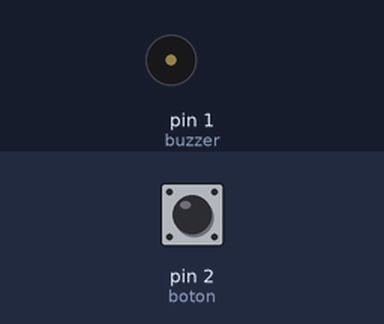
Recording of a sketch running on a simulated Arduino Uno, built with avr-gcc and run on an emulated ATmega328P. Parts: buzzer (waves = sounding, pin HIGH). The test bench sets the inputs (shaded band); at power-on: pin 2 (boton) HIGH.

Above: at 1.2 s.
1.3 s: pin 2 (boton) pulled LOW for 1 s
At 1.4 s:
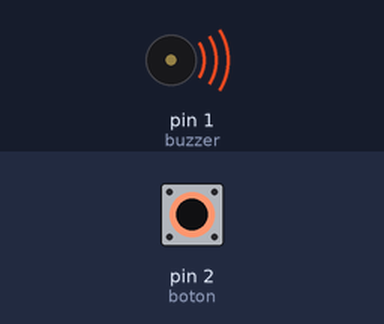
4.3 s: pin 2 (boton) pulled LOW for 3.2 s
At 8.3 s:
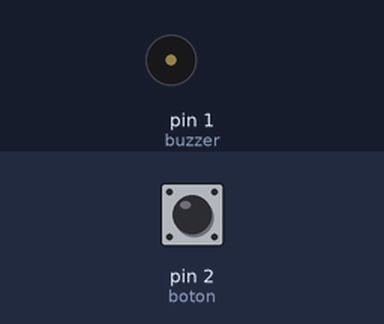
Timing chart, 0 to 9.8 s (numbered marks = the images above; inputs shaded):
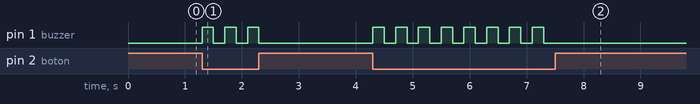

Measured:
- after the input at 1.3 s, pin 1 (buzzer): alternates HIGH for 0.20 s and LOW for 0.20 s, 6 changes in all, then stays LOW, starting at once
- after the input at 4.3 s, pin 1 (buzzer): alternates HIGH for 0.20 s and LOW for 0.20 s, 16 changes in all, then stays LOW, starting at once

The sketch:

CodigoCircuito.ino.ino
```cpp
// C++ code
//
#define buzzer 1
#define boton 2
void setup()
{
  pinMode(buzzer, OUTPUT);
  pinMode(boton, INPUT_PULLUP);
}

void loop()
{

  	int valor = digitalRead(boton);
  if ( valor != HIGH)
  {
    digitalWrite(buzzer, HIGH);
    delay(200);
    digitalWrite(buzzer, LOW);
    delay(200);
  }
}
```
